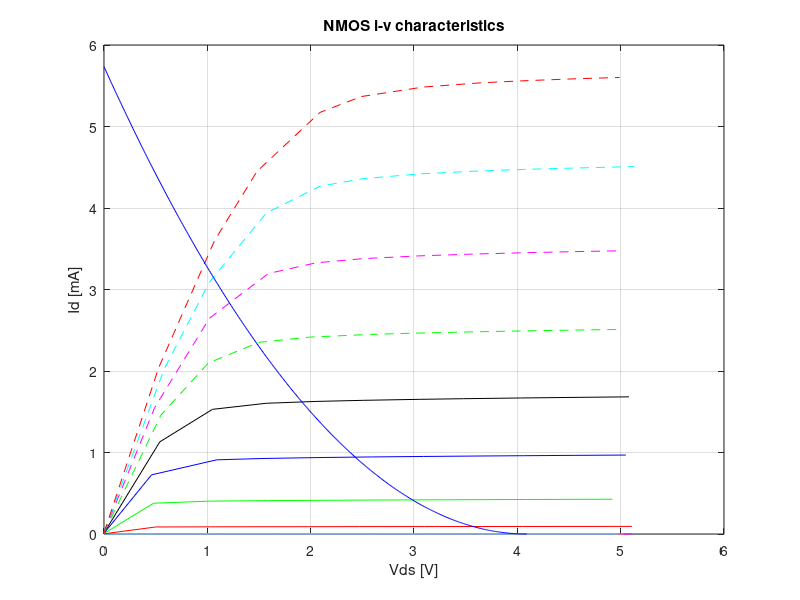
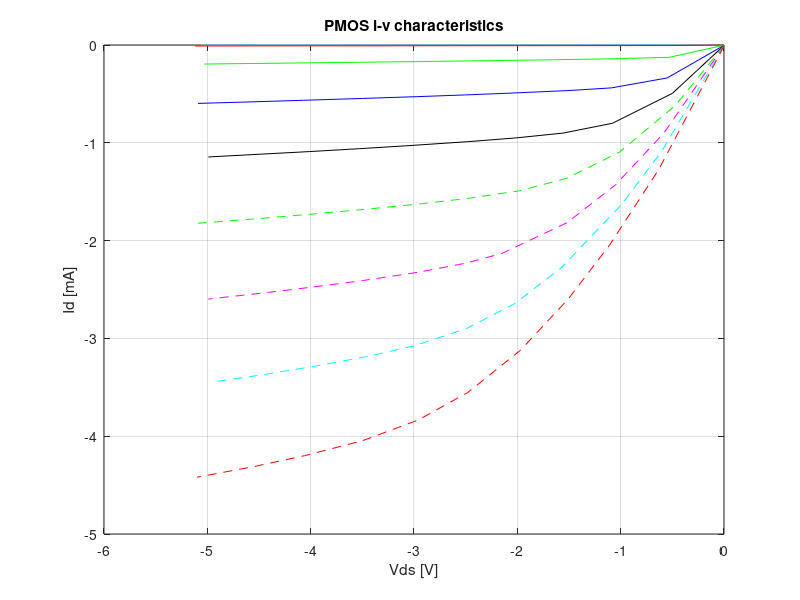

Recreate these plots in MATLAB, in order.
clc; clear workspace; close all;

%% NMOS

% Vgs = 0[v]

x = [0
0.51
1.09
1.59
2.08
2.48
2.96
3.49
4
4.55
5.03];
y = [0
0
0
0
0
0
0
0
0
0
0];

figure
plot(x,y, 'y-');
title('NMOS i-v characteristics');
xlabel('Vds [V]');
ylabel('Id [mA]');

grid on; hold on;

% Vgs = 0.5[v]

x = [0
0.5
1
1.48
2.03
2.56
2.99
3.44
4.04
4.52
5.11];
y = [0
0
0
0
0
0
0
0
0
0
0];

plot(x,y, 'm-');

% Vgs = 1[v]

x = [0
0.49
1.09
1.64
2.01
2.64
3.1
3.56
4.02
4.51
4.98];
y = [0
0.001
0.0011
0.0011
0.0011
0.0011
0.0011
0.0011
0.0011
0.0011
0.0011];

plot(x,y, 'c-');

% Vgs = 1.5[v]

x = [0
0.5
1.03
1.47
1.98
2.47
3.1
3.65
4.05
4.54
5.11];
y = [0.0026
0.0861
0.0882
0.0891
0.0898
0.0906
0.0913
0.0919
0.0923
0.0927
0.0932];

plot(x,y, 'r-');

% Vgs = 2[v]

x = [0
0.48
1.02
1.58
2.07
2.48
3.07
3.63
4.09
4.53
4.92];
y = [0.0066
0.3781
0.4031
0.4095
0.4133
0.416
0.419
0.4216
0.4235
0.4251
0.4265];

plot(x,y, 'g-');

% Vgs = 2.5[v]

x = [0
0.46
1.09
1.53
2.09
2.59
3.09
3.58
4.06
4.55
5.05];
y = [0.0094
0.7257
0.91
0.9265
0.9383
0.9456
0.9515
0.9564
0.9607
0.9649
0.9687];

plot(x,y, 'b-');
% Vgs = 3[v]

x = [0
0.54
1.05
1.57
2.05
2.51
3.05
3.48
4.03
4.47
5.08];
y = [0.0123
1.1308
1.5297
1.604
1.6266
1.6402
1.6523
1.6602
1.669
1.6751
1.6829];

plot(x,y, 'k-');

% Vgs = 3.5[v]

x = [0
0.55
1.01
1.5
1.99
2.58
3.01
3.58
4.03
4.57
5.01];
y = [0.0142
1.457
2.0986
2.3515
2.416
2.449
2.4648
2.4808
2.4915
2.5022
2.5101];

plot(x,y, 'g--');

% Vgs = 4[v]

x = [0
0.49
1.02
1.59
2.05
2.51
3.03
3.51
4.04
4.52
4.99];
y = [0.0165
1.5504
2.6471
3.1959
3.3268
3.3792
3.4115
3.4322
3.4504
3.4637
3.4752];

plot(x,y, 'm--');

% Vgs = 4.5[v]

x = [0
0.58
1.02
1.57
2.09
2.51
3.06
3.58
4.06
4.49
5.13];
y = [0.0181
2.0178
3.0908
3.9378
4.2673
4.361
4.419
4.4515
4.4735
4.4884
4.5085];

plot(x,y, 'c--');

% Vgs = 5[v]

x = [0
0.53
1.07
1.48
2.09
2.49
3.09
3.64
4.04
4.51
4.99];
y = [0.015
2.043
3.6003
4.449
5.1728
5.3674
5.4843
5.5355
5.56
5.5832
5.6018];

plot(x,y, 'r--');

% Load Line
% Vdd = 5;
% R = 10000;
% 
% x = [0
% Vdd];
% y = [(Vdd/R)*1000
% 0];
% 
% plot(x,y, 'b');

Vdd = 5;
Vt = 0.91;
K = 342.8 * 10^(-6);

x = [0 : 0.01 : 4.09];
y = (K.*((Vdd-x)-Vt).^2).*1000;

plot(x,y, 'b');
%% PMOS

% Vgs = 0[v]

x = -[0
0.49
1.06
1.56
2.01
2.51
3.01
3.51
4.11
4.54
5.06];
y = -[0
0
0
0
0
0
0
0
0
0
0];

figure
plot(x,y, 'y-');
title('PMOS i-v characteristics');
xlabel('Vds [V]');
ylabel('Id [mA]');

grid on; hold on;

% Vgs = 0.5[v]

x = -[0
0.48
1.08
1.5
2.13
2.45
2.98
3.51
4.17
4.49
5.05];
y = -[0
0
0
0
0
0
0
0
0
0
0];

plot(x,y, 'm-');

% Vgs = 1[v]

x = -[0
0.45
1.14
1.47
2.04
2.47
3.18
3.47
4.08
4.52
5.05];
y = -[0
0
0
0
0
0
0
0
0
0
0];

plot(x,y, 'c-');

% Vgs = 1.5[v]

x = -[0
0.54
1.01
1.55
2.1
2.47
3.01
3.5
4.02
4.52
5.12];
y = -[0.0003
0.0056
0.006
0.0066
0.0071
0.0075
0.0079
0.0084
0.0089
0.0094
0.0099];

plot(x,y, 'r-');

% Vgs = 2[v]

x = -[0
0.53
1.07
1.66
2.08
2.47
3.03
3.53
4.09
4.56
5.03];
y = -[0.0022
0.126
0.1407
0.151
0.1573
0.1627
0.1702
0.1765
0.1833
0.189
0.1946];

plot(x,y, 'g-');

% Vgs = 2.5[v]

x = -[0
0.55
1.09
1.49
2.1
2.51
2.97
3.5
4.07
4.48
5.09];
y = -[0.0039
0.337
0.4385
0.4649
0.4936
0.5106
0.528
0.5465
0.5653
0.5785
0.5972];

plot(x,y, 'b-');
% Vgs = 3[v]

x = -[0
0.5
1.08
1.56
2.01
2.48
3.08
3.53
4.01
4.47
4.99];
y = -[0.0054
0.4948
0.8004
0.901
0.9496
0.9885
1.031
1.0602
1.0896
1.1155
1.1446];

plot(x,y, 'k-');

% Vgs = 3.5[v]

x = -[0
0.47
1.01
1.52
1.98
2.49
2.97
3.53
3.98
4.57
5.1];
y = -[0.0067
0.6173
1.094
1.3621
1.4906
1.5696
1.628
1.6858
1.7284
1.7803
1.8236];

plot(x,y, 'g--');

% Vgs = 4[v]

x = -[0
0.58
1.05
1.52
2.15
2.5
2.95
3.5
4.02
4.41
4.99];
y = -[0.0079
0.8979
1.4301
1.8176
2.1315
2.231
2.322
2.4092
2.4799
2.5296
2.5976];

plot(x,y, 'm--');

% Vgs = 4.5[v]

x = -[0
0.6
0.99
1.58
2.03
2.49
2.99
3.44
4
4.52
4.91];
y = -[0.009
1.0813
1.6286
2.283
2.6475
2.8977
3.0734
3.1826
3.2918
3.38
3.44];

plot(x,y, 'c--');

% Vgs = 5[v]

x = -[0
0.63
1.11
1.51
1.97
2.48
2.96
3.5
4.06
4.54
5.1];
y = -[0.01
1.2702
2.0499
2.6003
3.1212
3.553
3.8348
4.0465
4.1992
4.3087
4.4191];

plot(x,y, 'r--');